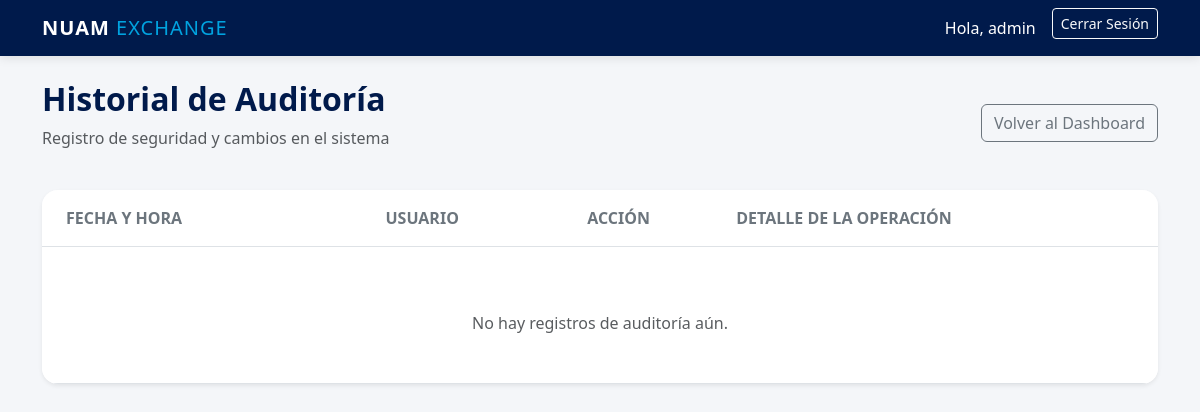
Page /historial/ (signed in) on the earlier database version.
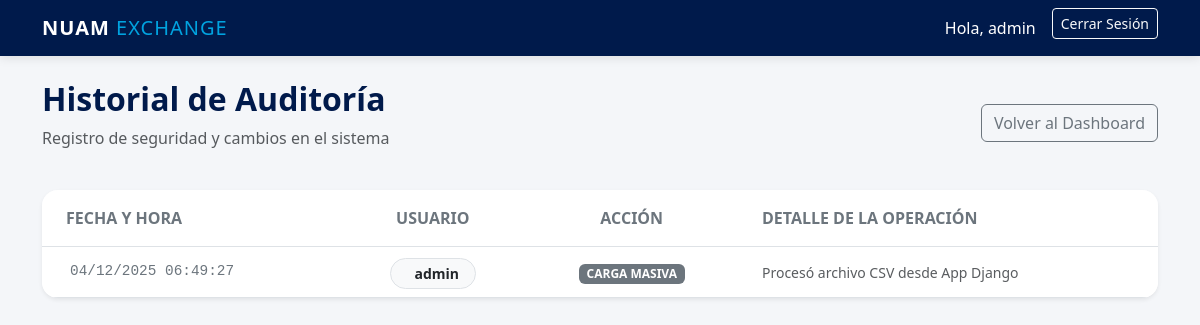
Same page on the later database version.
### calificaciones/models.py (models this page shows, shortened)
class LogAuditoria(models.Model):
    usuario = models.ForeignKey(User, on_delete=models.SET_NULL, null=True)
    accion = models.CharField(max_length=50)
    fecha_hora = models.DateTimeField(auto_now_add=True)
    detalle = models.TextField()

### calificaciones/views.py (the view)
# urls.py: path('historial/', views.historial, name='historial'),
@login_required
def historial(request):
    if not request.user.has_perm('calificaciones.view_logauditoria'):
        return redirect('dashboard')
    logs = LogAuditoria.objects.all().order_by('-fecha_hora')
    return render(request, 'calificaciones/historial.html', {'logs': logs})

### calificaciones/templates/calificaciones/historial.html (shortened to what this page needs)
{% extends 'calificaciones/base.html' %}
{% block content %}
<div class="d-flex justify-content-between align-items-center mb-4">
    <div>
        <h2 style="color: #001A4B; font-weight: 700;">Historial de Auditoría</h2>
        <p class="text-muted">Registro de seguridad y cambios en el sistema</p>
    </div>
    <a href="{% url 'dashboard' %}" class="btn btn-outline-secondary">
         Volver al Dashboard
    </a>
</div>
<div class="card border-0 shadow-sm rounded-4 overflow-hidden">
    <div class="card-body p-0">
        <table class="table table-hover align-middle mb-0">
            <thead style="background-color: #f8f9fa;">
                <tr>
                    <th class="py-3 px-4 text-secondary text-uppercase text-xs fw-bold">Fecha y Hora</th>
                    <th class="py-3 px-4 text-secondary text-uppercase text-xs fw-bold text-center">Usuario</th>
                    <th class="py-3 px-4 text-secondary text-uppercase text-xs fw-bold text-center">Acción</th>
                    <th class="py-3 px-4 text-secondary text-uppercase text-xs fw-bold">Detalle de la Operación</th>
                </tr>
            </thead>
            <tbody>
                {% for log in logs %}
                <tr>
                    <td class="px-4 text-secondary" style="font-family: monospace; font-size: 0.9rem;">
                         {{ log.fecha_hora|date:"d/m/Y H:i:s" }}
                    </td>
                    <td class="px-4 text-center">
                        <div class="d-inline-flex align-items-center px-3 py-1 bg-light border rounded-pill">
                            <span class="fw-bold text-dark small">{{ log.usuario.username }}</span>
                        </div>
                    </td>
                    <td class="px-4 text-center">
                        {% if log.accion == 'CREAR' %}
                            <span class="badge bg-success bg-opacity-10 text-success border border-success border-opacity-25 px-3 rounded-pill">
                                <i class="bi bi-plus-circle me-1"></i> CREAR
                            </span>
                        {% elif log.accion == 'EDITAR' %}
                            <span class="badge bg-primary bg-opacity-10 text-primary border border-primary border-opacity-25 px-3 rounded-pill">
                                <i class="bi bi-pencil me-1"></i> EDITAR
                            </span>
                        {% elif log.accion == 'ELIMINAR' %}
                            <span class="badge bg-danger bg-opacity-10 text-danger border border-danger border-opacity-25 px-3 rounded-pill">
                                <i class="bi bi-trash me-1"></i> ELIMINAR
                            </span>
                        {% else %}
                            <span class="badge bg-secondary">{{ log.accion }}</span>
                        {% endif %}
                    </td>
                    <td class="px-4 text-muted small">
                        {{ log.detalle }}
                    </td>
                </tr>
                {% empty %}
                <tr>
                    <td colspan="4" class="text-center py-5 text-muted">
                        No hay registros de auditoría aún.
                    </td>
                </tr>
                {% endfor %}
            </tbody>
        </table>
    </div>
</div>
{% endblock %}

Differences in the rows shown:
added LogAuditoria: fecha_hora "04/12/2025 06:49:27", usuario.username "admin", accion "CARGA MASIVA", detalle "Procesó archivo CSV desde App Django"
Other differences:
text no longer shown: "No hay registros de auditoría aún."
